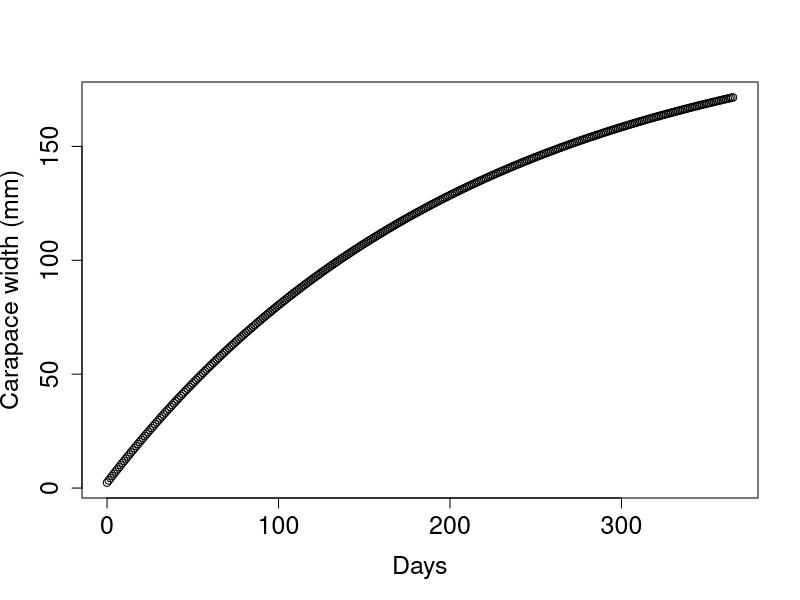
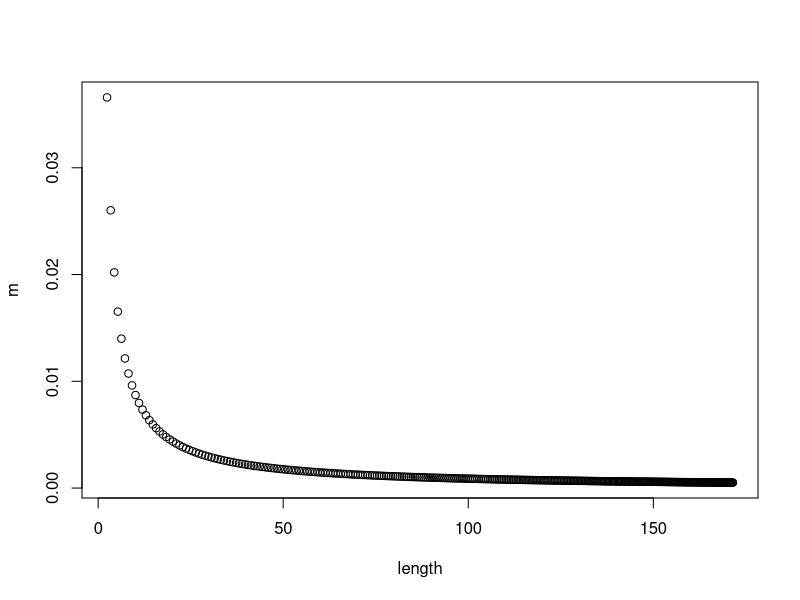
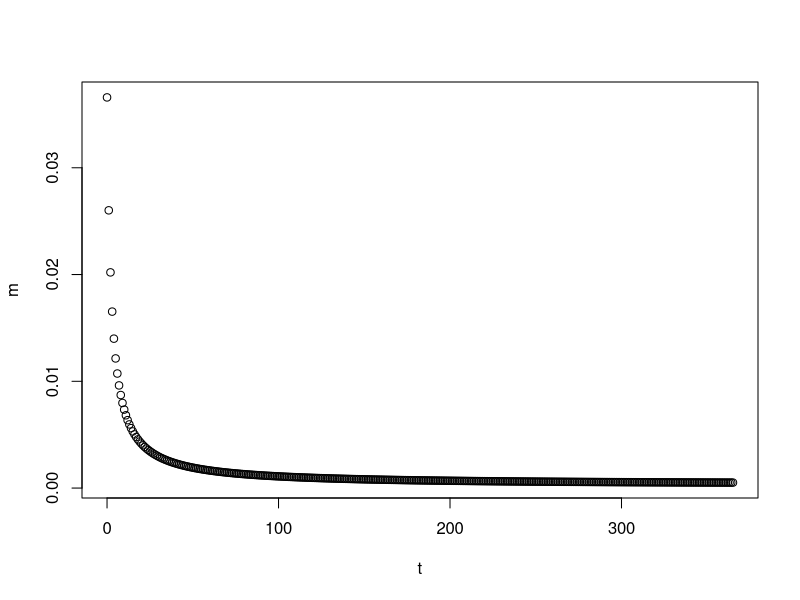
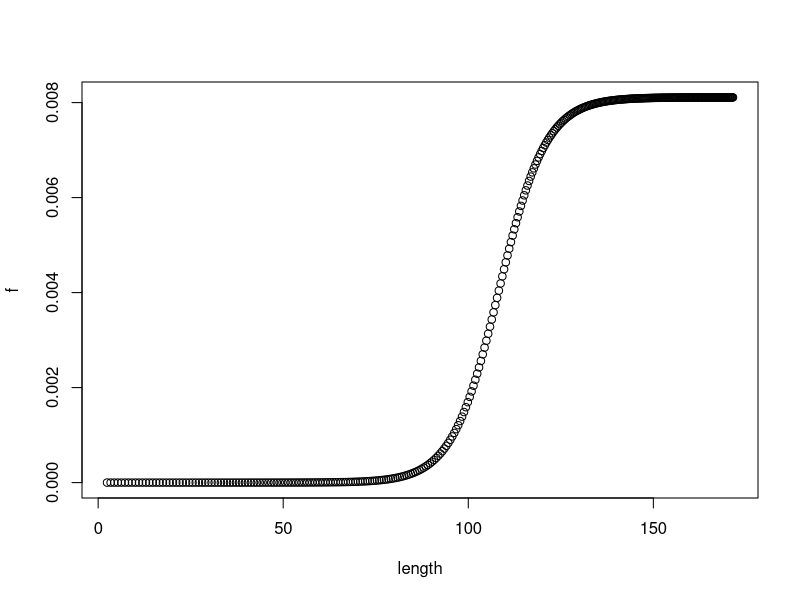
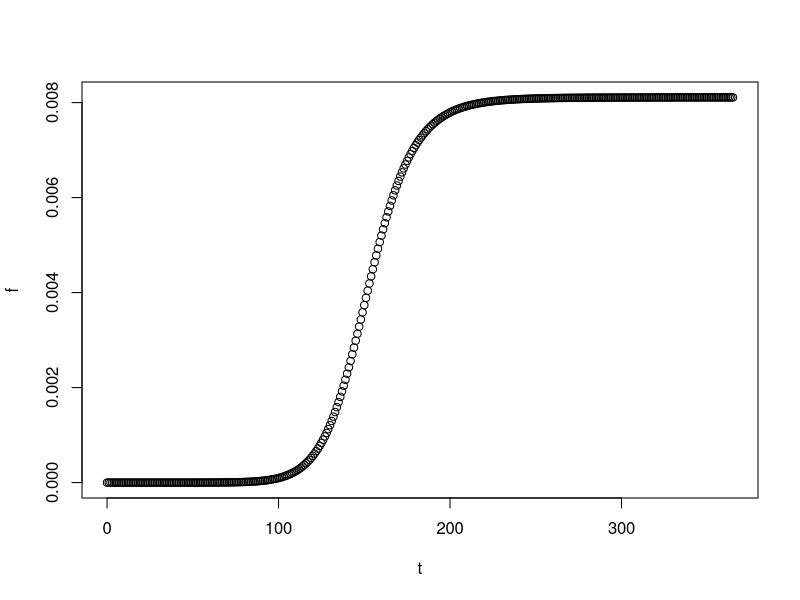
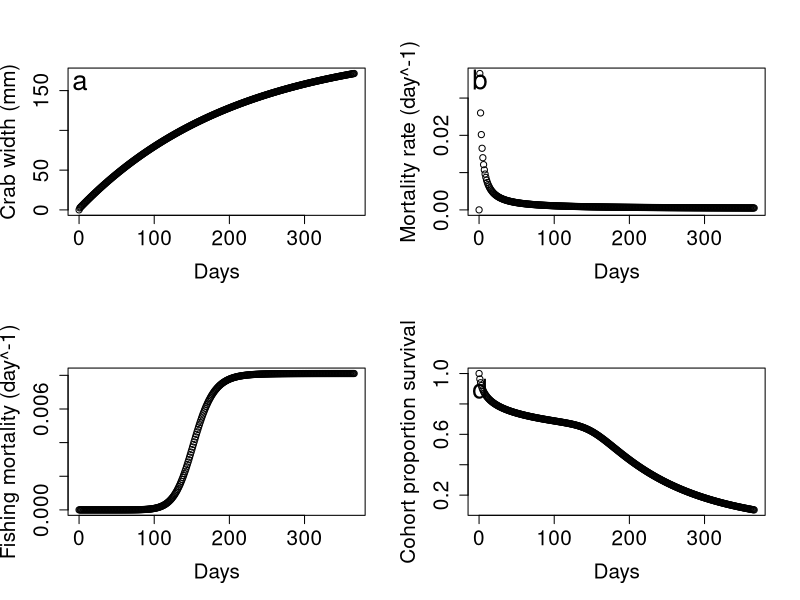
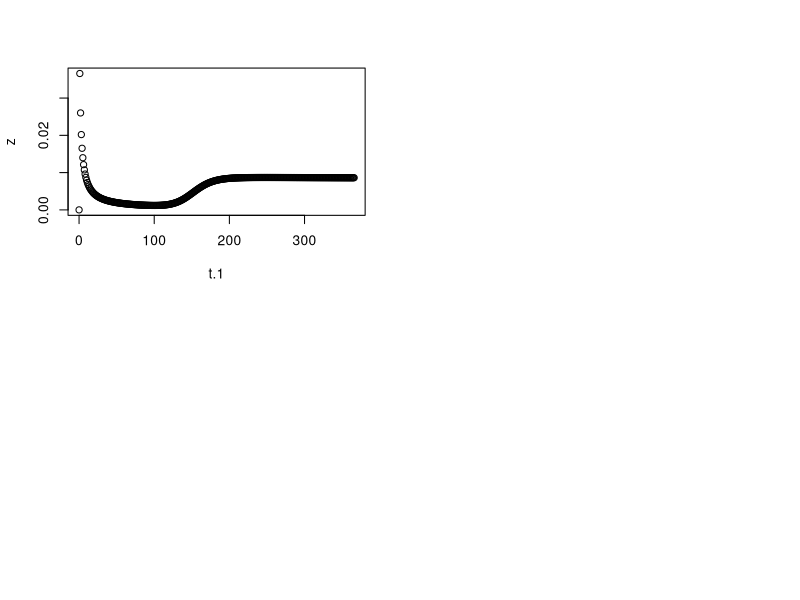

Source code (R) for these figures, in order:
####This code is to recreate the Lorenzen model using actual data for juveniles to adult

##Growth model (I guess with a von bertalanffy model, I dont' have to do stepwise function. Implicitly assuming continuous growth)
l.inf=mean(c(219.8, 204.1, 208, 211.8, 211, 188.6)) ##average adult size (CW) in mm
l.rel=mean(c(2.38, 2.43)) ##average size at crab stage 1
# K=mean(c(1.82, 1.8, 1.9, 1.7, 1.64, 1.62)) ####Based on the modeled outputs and the results from Josileen and Menon 2005, I'm pretty sure these K values are annual growth rates. So I'm going to divide them by 365 and work in days
K=mean(c(1.82, 1.8, 1.9, 1.7, 1.64, 1.62))/365

size=function(t){
	l=l.inf-(l.inf-l.rel)*exp(-K*t)
}

t=seq(0, 365, by =1) ##assume day
length=size(t)
plot(length~t, ylab='Carapace width (mm)', xlab='Days', cex.axis=1.5, cex.lab=1.5) ##excellent, growth output seems to match paper's data

##Mortality function
mr=0.0176 ###Using values from 'Calculating mortality rates for juveniles'
lr=5

mortality=function(l){
	m=mr*(lr/l)
}
m=mortality(length)
plot(m~length)

plot(m~t)


##Fishing function, may have actual data here=
##Should note that f and m are 'rate' in Nexp(rt) so can be any positive numbers (greater than 1 less than 1, it's all good). But doesn't have any meaningful units. It's not %/time period
f.inf=2.96 #SE 0.315
# # q=-1.58 ##Pretty sure q has to be a negative number or equation should have a (-) sign. Going to make q solely positive and put (-) in equation
q=0.158 ##SE 0.126 ##Maybe I want a different distribution than normal for this parameter (has to be solely positive, gamma or use absolute values)
lc=108.3 ##SE 5.8 #

fishing=function(l) {
	f=f.inf/(1+exp(-q*(l-lc)))
}

f=fishing(length)/365
plot(f~length)
plot(f~t)

##Construct actual forloop
##Great everything works in theory and really, all I need now is to fill in numbers
numbers=function(t, i) {
	num=n[i]*exp(-(mortality(size(t))+fishing(size(t))/365)*delta.t)
}

t=seq(from=0, to=365, by=1) ##Need to figure out if starts at 1 or 0 for time. ##Might actually want 0 because that will give reference size for crabs (and relevant parameters following that)
n=rep(0, length(t))
h=rep(0, length(t))
m=rep(0, length(t))
s=rep(0, length(t))
f=rep(0, length(t))

n[1]=1
delta.t=1


for(i in 1:length(t))
{
	n[i+1]=numbers(t=t[i], i=i)
	s[i+1]=size(t[i])
	m[i+1]=mortality(size(t[i]))
	f[i+1]=fishing(size(t[i]))/365
}

t.1=c(t, max(t)+1)
par(mfrow=(c(2,2)))
plot(s~t.1, ylab='Crab width (mm)', xlab='Days', cex.lab=1.5, cex.axis=1.5)
text(1, 160, labels=c('a'), cex=2 )
plot(m~t.1, ylab='Mortality rate (day^-1)', xlab='Days', cex.lab=1.5, cex.axis=1.5)
text(1, 0.035, labels=c('b'), cex=2 )
plot(f~t.1, ylab='Fishing mortality (day^-1)', xlab='Days', cex.lab=1.5, cex.axis=1.5)
text(1, 2.8, labels=c('c'), cex=2 )
plot(n~t.1, ylab='Cohort proportion survival', xlab='Days', cex.lab=1.5, cex.axis=1.5)
text(1, 0.9, labels=c('d'), cex=2 )

final.data=data.frame(n, m, s,f, t.1)
final.data[final.data$s<100,]$n
##So it looks like 0.000153 make it to 100mm (mostly because of high fishing mortality) ###This is wrong because F was in /year and now switched to /day
###Actual survival percent is 0.65
0.65*100 #percent

##0.09*0.000153 (larval and juvenile survival)
0.09*0.65
1800000*0.0585

0.09*0.000153*100

z=m+f
plot(z~t.1)